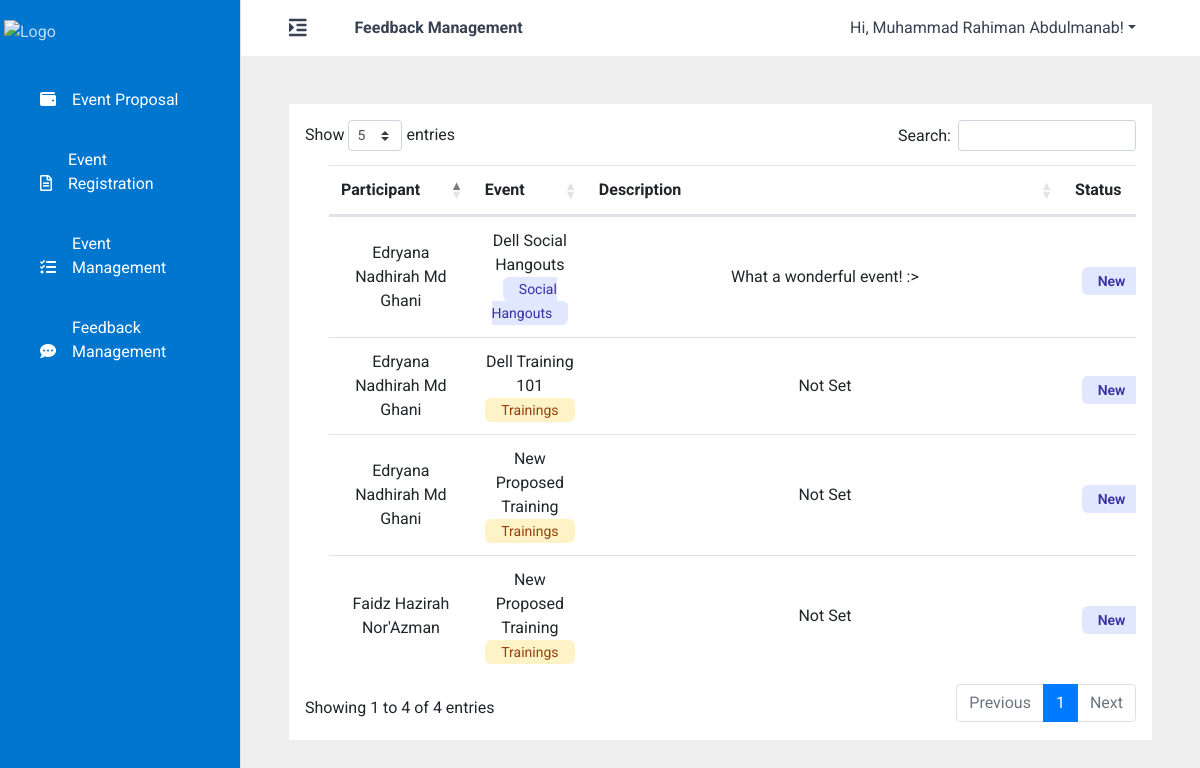
The app's page /app/pm/feedback_management (signed in) with its own data.
### account/models.py (models this page shows, shortened)
class Account(AbstractBaseUser, PermissionsMixin):
    username = None
    email = models.EmailField(max_length=60, unique=True)
    first_name = models.CharField(max_length=200, default="Not Set")
    last_name = models.CharField(max_length=200, default="Not Set")
    full_name = models.CharField(max_length=200, default="Not Set")
    phone_number = models.CharField(max_length=20, default="Not Set")
    department = models.ForeignKey("account.Department", on_delete=models.CASCADE)
    position = models.CharField(max_length=200, default="Not Set")
    role = models.ForeignKey("account.Role", on_delete=models.CASCADE)
    date_joined = models.DateTimeField(auto_now_add=True)
    last_login = models.DateTimeField(auto_now=True)
    is_active = models.BooleanField(default=True)
    is_staff = models.BooleanField(default=False)
    is_superuser = models.BooleanField(default=False)
    USERNAME_FIELD = 'email'
    REQUIRED_FIELDS = ['first_name', 'last_name', 'role', 'position', 'department']
    objects = AccountManager()

### main/models.py (models this page shows, shortened)
class FeedbackPT(models.Model):
    participant_fk = models.ForeignKey(
        settings.AUTH_USER_MODEL,
        on_delete=models.CASCADE,
        related_name='participants'
    )
    event_fk = models.ForeignKey(
        'main.Event',
        on_delete=models.CASCADE
    )
    status_fk = models.ForeignKey(
        'main.Status',
        on_delete=models.CASCADE
    )
    description = models.TextField(max_length=1000, default='Not Set')

class Event(models.Model):
    name = models.CharField(max_length=100)
    category = models.ForeignKey(
        'main.Category',
        on_delete=models.CASCADE
    )
    start_datetime = models.DateTimeField(null=True, blank=True)
    end_datetime = models.DateTimeField(null=True, blank=True)
    reg_due_datetime = models.DateTimeField(null=True, blank=True)
    virtual = models.BooleanField(default=False)
    description = models.TextField(max_length=1000)
    venue_platform = models.CharField(max_length=100, default='Not Set')
    prog_mgr = models.ManyToManyField(settings.AUTH_USER_MODEL, related_name="prog_mgr")
    comm_lead = models.ManyToManyField(settings.AUTH_USER_MODEL)
    speaker = models.CharField(max_length=100, default='Not Set')
    status_fk = models.ForeignKey(
        'main.Status',
        on_delete=models.CASCADE,
        default=''
    )
    img_url = models.CharField(max_length=5000)

class Category(models.Model):
    name = models.CharField(max_length=50)

### account/decorators.py (the view)
		def wrapper_func(request, *args, **kwargs):
			if not request.user.is_authenticated:
				return redirect('unavailable_page')
			else:
				flag = False
				for i in range(len(allowed_role)):
					if request.user.role.role_name == allowed_role[i]:
						flag = True
				if (flag):
					return view_func(request, *args, **kwargs)
				else:
					return redirect('unavailable_page')

### main/views.py (called while the page is built)
@allowed_users(allowed_role=['Program Manager'])
@login_required(login_url='login')
def pm_event_feedback(request):
    if request.method == 'POST':
        print()
    else:
        context = {
            'fb_list': FeedbackPT.objects.all()
        }
        return render(request, 'pm_event_feedback.html', context)

### main/templates/pm_event_feedback.html (shortened to what this page needs)
{% extends "admin_base.html" %}
{% load static %}
    {% block page-title %}
    <h2>Feedback Management</h2>
    {% endblock %}
    {% block body %}
    <section class="m-5 bg-white p-3">
            <table id="pm-feedback-table" class="table m-6 divide-y divide-gray-200 align-middle" style="width:100%;">
                <thead>
                    <tr>
                        <th>Participant</th>
                        <th>Event</th>
                        <th>Description</th>
                        <th>Status</th>
                    </tr>
                </thead>
                <tbody class="text-center">
                    {% for fb in fb_list %}
                    <tr>
                        <td>{{ fb.participant_fk.full_name }}</td>
                        <td>
                            <div>
                                {{ fb.event_fk.name }}
                            </div>
                            {% if fb.event_fk.category.name == 'Trainings' %}
                            <span class="text-sm rounded-md bg-yellow-100 text-yellow-800 px-3 py-1">
                                {{ fb.event_fk.category.name }}
                            </span>
                            {% elif fb.event_fk.category.name == 'Social Hangouts' %}
                            <span class="text-sm rounded-md bg-indigo-100 text-indigo-800 px-3 py-1">
                                {{ fb.event_fk.category.name }}
                            </span>
                            {% elif fb.event_fk.category.name == 'Volunteering' %}
                            <span class="text-sm rounded-md bg-green-100 text-green-800 px-3 py-1">
                                {{ fb.event_fk.category.name }}
                            </span>
                            {% elif fb.event_fk.category.name == 'Summits' %}
                            <span class="text-sm rounded-md bg-red-100 text-red-800 px-3 py-1">
                                {{ fb.event_fk.name.category.name }}
                            </span>
                            {% endif %}
                        </td>
                        <td>{{ fb.description }}</td>
                        <td>
                            {% if fb.event_fk.name.status_fk.name == 'Completed' %}
                            <span
                                class="mt-2 text-sm px-2 inline-flex font-semibold rounded-md bg-green-100 text-green-800 px-3 py-1">Completed</span>
                            {% else %}
                            <span
                                class="mt-2 text-sm px-2 inline-flex font-semibold rounded-md bg-indigo-100 text-indigo-800 px-3 py-1">New</span>
                            {% endif %}
                        </td>
                    </tr>
                    {% endfor %}
                </tbody>
            </table>
    </section>
    {% endblock %}

### templates/admin_base.html (shortened to what this page needs)
<!DOCTYPE html>
<html lang="en">
<head>
    {% load static %}
    <link rel="stylesheet" href="https://stackpath.bootstrapcdn.com/bootstrap/4.5.2/css/bootstrap.min.css"
>
    <link rel="stylesheet"
        href="https://cdn.jsdelivr.net/npm/bootstrap-select@1.13.14/dist/css/bootstrap-select.min.css">
    <link href="https://unpkg.com/tailwindcss@^2/dist/tailwind.min.css" rel="stylesheet">
    <link rel="stylesheet" href="https://cdnjs.cloudflare.com/ajax/libs/font-awesome/5.14.0/css/all.min.css"
 />
    <link rel="stylesheet" type="text/css" href="https://cdn.datatables.net/1.10.21/css/dataTables.bootstrap4.min.css">
    <link rel='stylesheet' type="text/css" href="{% static 'css/base.css' %}">
</head>
<body>
    <div class="d-flex" id="wrapper">
        {% include 'sidebar.html' %}
        <div id="page-content-wrapper">
            <div class="text-gray-700 bg-white">
                <div class="mx-5">
                    <div class="py-2 flex flex-row items-center">
                        <a href="" title="Toggle Sidebar" class="text-xl" id="menu-toggle"><i class="fas fa-indent"></i></a>
                        <span class="mx-5 font-bold">
                            {% block page-title %}
                            {% endblock %}
                        </span>
                        {% if user.is_authenticated %}
                        <ul class="nav navbar-nav navbar-right ml-auto justify-content-end">
                            <li class="nav-item dropdown">
                                <a href="#" data-toggle="dropdown" class="nav-link dropdown-toggle user-action mx-3">Hi,
                                    {{ request.user.full_name }}!<b class="caret"></b></a>
                            </li>
                        </ul>
                        {% else %}
                        <div class="text-center">
                            <a href="{% url 'login' %}" class="btn btn-primary hover:bg-blue-900" role="button">Log
                                In</a>
                        </div>
                        {% endif %}
                    </div>
                </div>
            </div>
            <div class="content">
                {% block body %}
                {% endblock %}
            </div>
        </div>
    </div>
</body>
</html>

### templates/sidebar.html (shortened to what this page needs)
{% load static %}
<div class="bg-blue-dell border-right pt-3" id="sidebar-wrapper">
    <a href="{% url 'home' %}" class="block py-1 md:py-3 pl-1 align-middle text-blue-200 no-underline hover:text-white">
        <img class="h-6" src="https://tbcdn.talentbrew.com/company/375/v2_0/img/logo-dell-technologies.svg"
            alt="Logo">
    </a>
    <div class="list-group list-group-flush p-4">
        {% if request.user.role.role_name == 'Program Manager'%}
        <a href="{% url 'pm_event_proposal' %}" class="block p-3 align-middle text-white no-underline hover:text-blue-200">
            <i class="fa fa-wallet pr-3 md:pr-3"></i><span
                class="pb-1 md:pb-0 text-xs md:text-base block inline-block"> Event Proposal</span>
        </a>
        <a href="{% url 'pm_event_reg' %}" class="block p-3 align-middle text-white no-underline hover:text-blue-200">
            <i class="far fa-file-alt pr-3 md:pr-3"></i><span
                class="pb-1 md:pb-0 text-xs md:text-base block inline-block"> Event <br>Registration</span>
        </a>
        <a href="{% url 'pm_event_mngt' %}" class="block p-3 align-middle text-white no-underline hover:text-blue-500">
            <i class="fas fa-tasks pr-3 md:pr-3"></i><span
                class="pb-1 md:pb-0 text-xs md:text-base block inline-block"> Event <br>Management</span>
        </a>
        <a href="{% url 'pm_event_feedback' %}" class="block p-3 align-middle text-white no-underline hover:text-blue-500">
            <i class="fas fa-comment-dots pr-3 md:pr-3"></i><span
                class="pb-1 md:pb-0 text-xs md:text-base block inline-block"> Feedback <br>Management</span>
        </a>
        {% endif %}
    </div>
</div>

### main/static/css/base.css (style rules this page uses)
* { box-sizing: border-box; font-family: "Roboto", sans-serif; }
html { scroll-behavior: smooth; }
body { background-color: #eee; box-sizing: border-box; margin: 0; padding: 0; border: 0; overflow-x: hidden; }
img { vertical-align: middle; border-style: none; margin-left: auto; margin-right: auto; }
th { text-align: center; }
.table td, .table th { vertical-align: middle; }
.bg-blue-dell { background-color: #0076ce; }
#wrapper { overflow-x: hidden; }
#sidebar-wrapper { min-height: 100vh; margin-left: -15rem; -webkit-transition: margin .25s ease-out; -moz-transition: margin .25s ease-out; -o-transition: margin .25s ease-out; transition: margin .25s ease-out; }
#sidebar-wrapper .list-group { width: 15rem; }
#page-content-wrapper { min-width: 100vw; }
@media (min-width: 768px) { #sidebar-wrapper { margin-left: 0; } }
@media (min-width: 768px) { #page-content-wrapper { min-width: 0; width: 100%; } }

### records on screen
Account: user.full_name "Muhammad Rahiman Abdulmanab"
FeedbackPT: participant_fk.full_name "Edryana Nadhirah Md Ghani", event_fk.name "Dell Social Hangouts", event_fk.category.name "Social Hangouts", description "What a wonderful event! :>", shows "New"
FeedbackPT: participant_fk.full_name "Edryana Nadhirah Md Ghani", event_fk.name "Dell Training 101", event_fk.category.name "Trainings", description "Not Set", shows "New"
FeedbackPT: participant_fk.full_name "Faidz Hazirah Nor'Azman", event_fk.name "New Proposed Training", event_fk.category.name "Trainings", description "Not Set"
FeedbackPT: participant_fk.full_name "Edryana Nadhirah Md Ghani", event_fk.name "New Proposed Training", event_fk.category.name "Trainings", description "Not Set"
